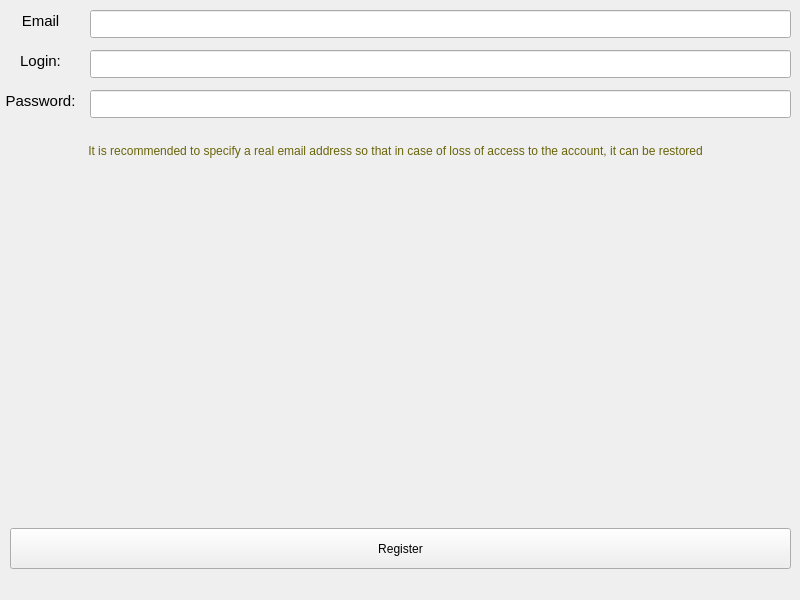
<?xml version="1.0" encoding="UTF-8"?>
<ui version="4.0">
 <class>MainWindow</class>
 <widget class="QMainWindow" name="MainWindow">
  <property name="geometry">
   <rect>
    <x>0</x>
    <y>0</y>
    <width>800</width>
    <height>600</height>
   </rect>
  </property>
  <property name="windowTitle">
   <string>MainWindow</string>
  </property>
  <widget class="QWidget" name="centralwidget">
   <widget class="QPushButton" name="RegisterButton">
    <property name="geometry">
     <rect>
      <x>10</x>
      <y>528</y>
      <width>781</width>
      <height>41</height>
     </rect>
    </property>
    <property name="text">
     <string>Register</string>
    </property>
   </widget>
   <widget class="QLineEdit" name="Login">
    <property name="geometry">
     <rect>
      <x>90</x>
      <y>50</y>
      <width>701</width>
      <height>28</height>
     </rect>
    </property>
   </widget>
   <widget class="QLineEdit" name="Password">
    <property name="geometry">
     <rect>
      <x>90</x>
      <y>90</y>
      <width>701</width>
      <height>28</height>
     </rect>
    </property>
   </widget>
   <widget class="QLabel" name="LoginLabel">
    <property name="geometry">
     <rect>
      <x>0</x>
      <y>40</y>
      <width>81</width>
      <height>41</height>
     </rect>
    </property>
    <property name="font">
     <font>
      <pointsize>11</pointsize>
     </font>
    </property>
    <property name="text">
     <string>Login:</string>
    </property>
    <property name="alignment">
     <set>Qt::AlignmentFlag::AlignCenter</set>
    </property>
   </widget>
   <widget class="QLabel" name="PasswordLabel">
    <property name="geometry">
     <rect>
      <x>0</x>
      <y>80</y>
      <width>81</width>
      <height>41</height>
     </rect>
    </property>
    <property name="font">
     <font>
      <pointsize>11</pointsize>
     </font>
    </property>
    <property name="text">
     <string>Password:</string>
    </property>
    <property name="alignment">
     <set>Qt::AlignmentFlag::AlignCenter</set>
    </property>
   </widget>
   <widget class="QLabel" name="EmailLabel">
    <property name="geometry">
     <rect>
      <x>0</x>
      <y>0</y>
      <width>81</width>
      <height>41</height>
     </rect>
    </property>
    <property name="font">
     <font>
      <pointsize>11</pointsize>
     </font>
    </property>
    <property name="text">
     <string>Email</string>
    </property>
    <property name="alignment">
     <set>Qt::AlignmentFlag::AlignCenter</set>
    </property>
   </widget>
   <widget class="QLineEdit" name="Email">
    <property name="geometry">
     <rect>
      <x>90</x>
      <y>10</y>
      <width>701</width>
      <height>28</height>
     </rect>
    </property>
   </widget>
   <widget class="QLabel" name="EmailHintLabel">
    <property name="geometry">
     <rect>
      <x>0</x>
      <y>130</y>
      <width>791</width>
      <height>41</height>
     </rect>
    </property>
    <property name="layoutDirection">
     <enum>Qt::LayoutDirection::LeftToRight</enum>
    </property>
    <property name="styleSheet">
     <string notr="true">color: rgb(106, 100, 10);</string>
    </property>
    <property name="text">
     <string>It is recommended to specify a real email address so that in case of loss of access to the account, it can be restored</string>
    </property>
    <property name="alignment">
     <set>Qt::AlignmentFlag::AlignCenter</set>
    </property>
   </widget>
  </widget>
 </widget>
 <resources/>
 <connections/>
</ui>
